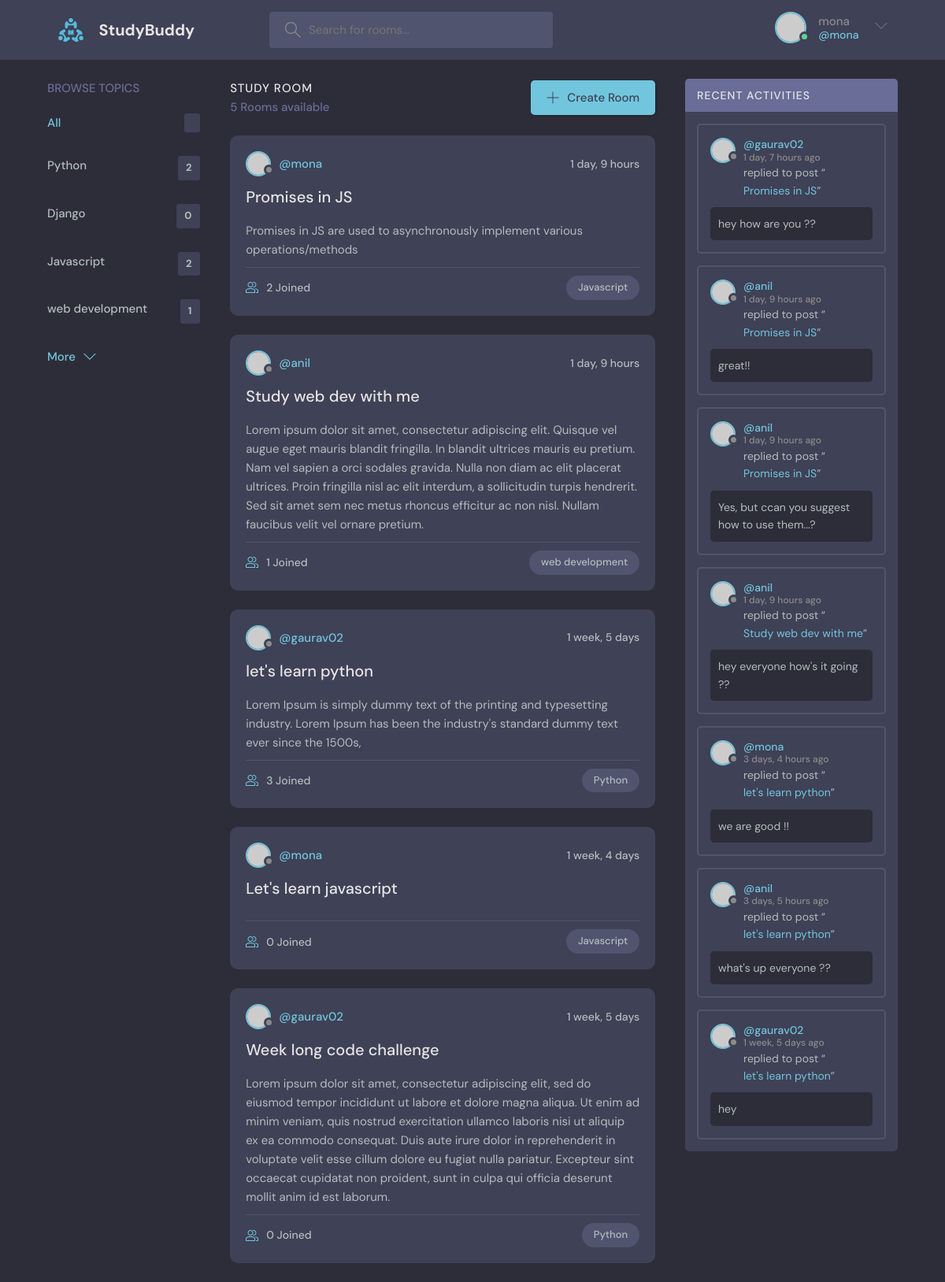
Screenshot of / (signed in) with the database file from the repository.
### projects/models.py (models this page shows, shortened)
class Topic(models.Model):
    name = models.CharField(max_length=200)

class Room(models.Model):
    host = models.ForeignKey(User, on_delete=models.SET_NULL, null=True)
    topic = models.ForeignKey(Topic, on_delete=models.SET_NULL, null=True)
    name = models.CharField(max_length=200)
    description = models.TextField(null=True, blank=True)
    participants = models.ManyToManyField(
        User, related_name='participants', blank=True)
    updated = models.DateTimeField(auto_now=True)
    created = models.DateTimeField(auto_now_add=True)
    class Meta:
        ordering = ['-updated', '-created']
    def __str__(self):
        return self.name

class Message(models.Model):
    user = models.ForeignKey(User, on_delete=models.CASCADE)
    room = models.ForeignKey(Room, on_delete=models.CASCADE)
    body = models.TextField()
    updated = models.DateTimeField(auto_now=True)
    created = models.DateTimeField(auto_now_add=True)
    def __str__(self):
        return self.body[0:50]

### projects/views.py (the view)
# urls.py: path('', views.home, name="home"),
def home(request):
    if request.GET.get('q'):
        q = request.GET.get('q')
    else:
        q = ''
    rooms = Room.objects.filter(
        Q(topic__name__icontains=q) |
        Q(name__icontains=q) |
        Q(description__icontains=q)
    )
    room_count = rooms.count()
    room_messages = Message.objects.filter(
        Q(room__topic__name__icontains=q)).order_by('-created')
    topics = Topic.objects.all()
    context = {'rooms': rooms, 'topics': topics,
               'room_count': room_count, 'room_messages': room_messages}
    return render(request, 'projects/home.html', context)

### projects/templates/projects/home.html (shortened to what this page needs)
{% extends 'main.html' %}
{% block content %}
<main class="layout layout--3">
    <div class="container">
        {% include 'projects/topic_components.html' %}
        <div class="roomList">
            <div class="roomList__header">
                <div>
                    <h2>Study Room</h2>
                    <p>{{room_count}} Rooms available</p>
                </div>
                <a class="btn btn--main" href="{%url 'create-room' %}">
                    <svg version="1.1" xmlns="http://www.w3.org/2000/svg" width="32" height="32" viewBox="0 0 32 32">
                        <title>add</title>
                        <path
                            d="M16.943 0.943h-1.885v14.115h-14.115v1.885h14.115v14.115h1.885v-14.115h14.115v-1.885h-14.115v-14.115z">
                        </path>
                    </svg>
                    Create Room
                </a>
            </div>
            {% include 'projects/feed_component.html' %}
        </div>
        {% include 'projects/activity_component.html' %}
    </div>
</main>
{% endblock %}

### Templates/navbar.html (shortened to what this page needs)
{% load static %}
<header class="header header--loggedIn">
    <div class="container">
        <a href="{% url 'home' %}" class="header__logo">
            <img src="{% static 'images/logo.svg' %}" />
            <h1>StudyBuddy</h1>
        </a>
        <form class="header__search" method="POST" action='{% url "home" %}'>
            <label>
                <input name="q" placeholder="Search for rooms..." />
            </label>
        </form>
        <nav class="header__menu">
            {% if request.user.is_authenticated %}
            <div class="header__user">
                <a href="profile.html">
                    <div class="avatar avatar--medium active">
                        <img src="https://randomuser.me/api/portraits/men/37.jpg" />
                    </div>
                    <p>{{request.user.username}}<span>@{{request.user.username}}</span></p>
                </a>
                <button class="dropdown-button">
                    <svg version="1.1" xmlns="http://www.w3.org/2000/svg" width="32" height="32" viewBox="0 0 32 32">
                        <title>chevron-down</title>
                        <path d="M16 21l-13-13h-3l16 16 16-16h-3l-13 13z"></path>
                    </svg>
                </button>
            </div>
            {% else %}
            <a href="{% url 'login' %}">
                <img src="{% static 'images/avatar.svg' %}" />
                <p>Login</p>
            </a>
            {% endif %}
        </nav>
    </div>
</header>

### projects/templates/projects/topic_components.html
<div class="topics">
    <div class="topics__header">
        <h2>Browse Topics</h2>
    </div>
    <ul class="topics__list">
        <li>
            <a href="{% url 'home' %}" class="active">All <span>{{topic.count}}</span></a>
        </li>
        {% for topic in topics %}
        <li>
            <a href="{% url 'home'%}?q={{topic.name}}">{{topic.name}}<span>{{topic.room_set.all.count}}</span></a>
        </li>
        {% endfor %}
    </ul>
    <a class="btn btn--link" href="topics.html">
        More
        <svg version="1.1" xmlns="http://www.w3.org/2000/svg" width="32" height="32" viewBox="0 0 32 32">
            <title>chevron-down</title>
            <path d="M16 21l-13-13h-3l16 16 16-16h-3l-13 13z"></path>
        </svg>
    </a>
</div>

### projects/templates/projects/feed_component.html (shortened to what this page needs)
{% for room in rooms %}
<div class="roomListRoom">
    <div class="roomListRoom__header">
        <a href="{% url 'user-profile' room.host.id %}" class="roomListRoom__author">
            <div class="avatar avatar--small">
                <img src="https://randomuser.me/api/portraits/women/11.jpg" />
            </div>
            <span>@{{room.host.username}}</span>
        </a>
        <div class="roomListRoom__actions">
            <span>{{room.created|timesince}}</span>
        </div>
    </div>
    <div class="roomListRoom__content">
        <a href="{% url 'room' room.id %}">{{room.name}}</a>
        <p>{{room.description}}</p>
    </div>
    <div class="roomListRoom__meta">
        <a href="{% url 'room' room.id %}" class="roomListRoom__joined">
            {{room.participants.all.count}} Joined
        </a>
        <p class="roomListRoom__topic">{{room.topic.name}}</p>
    </div>
</div>
{% endfor %}

### projects/templates/projects/activity_component.html
<div class="activities">
    <div class="activities__header">
        <h2>Recent Activities</h2>
    </div>
    {% for message in room_messages %}
    <div class="activities__box">
        <div class="activities__boxHeader roomListRoom__header">
            <a href="{% url 'user-profile' message.user.id %}" class="roomListRoom__author">
                <div class="avatar avatar--small">
                    <img src="https://randomuser.me/api/portraits/women/11.jpg" />
                </div>
                <p>
                    @{{message.user}}
                    <span>{{message.created|timesince}} ago</span>
                </p>
            </a>
        </div>
        <div class="activities__boxContent">
            <p>replied to post “<a href="{% url 'room' message.room.id %}">{{message.room}}</a>”</p>
            <div class="activities__boxRoomContent">
                {{message}}
            </div>
        </div>
    </div>
    {% endfor %}
</div>

### rows the page displays
Topic: name "Python", room_set.all.count "2"
Topic: name "Django", room_set.all.count "0"
Topic: name "Javascript", room_set.all.count "2"
Topic: name "web development", room_set.all.count "1"
Room: host.username "mona", created "1 day, 9 hours", name "Promises in JS", description "Promises in JS are used to asynchronously implement various operations/methods", participants.all.count "2", topic.name "Javascript"
Room: host.username "anil", created "1 day, 9 hours", name "Study web dev with me", description "Lorem ipsum dolor sit amet, consectetur adipiscing elit. Quisque vel augue eget mauris blandit fringilla. In blandit ultrices mauris eu pretium. Nam vel sapien a orci sodales gravida. Nulla non diam ac elit placerat ultrices. Proin fringilla nisl ac elit interdum, a sollicitudin turpis hendrerit. Sed sit amet sem nec metus rhoncus efficitur ac non nisl. Nullam faucibus velit vel ornare pretium.", participants.all.count "1", topic.name "web development"
Room: host.username "gaurav02", created "1 week, 5 days", name "let's learn python", description "Lorem Ipsum is simply dummy text of the printing and typesetting industry. Lorem Ipsum has been the industry's standard dummy text ever since the 1500s,", participants.all.count "3", topic.name "Python"
Room: host.username "mona", created "1 week, 4 days", name "Let's learn javascript", participants.all.count "0", topic.name "Javascript"
Room: host.username "gaurav02", created "1 week, 5 days", name "Week long code challenge", description "Lorem ipsum dolor sit amet, consectetur adipiscing elit, sed do eiusmod tempor incididunt ut labore et dolore magna aliqua. Ut enim ad minim veniam, quis nostrud exercitation ullamco laboris nisi ut aliquip ex ea commodo consequat. Duis aute irure dolor in reprehenderit in voluptate velit esse cillum dolore eu fugiat nulla pariatur. Excepteur sint occaecat cupidatat non proident, sunt in culpa qui officia deserunt mollit anim id est laborum.", participants.all.count "0", topic.name "Python"
Message: user "gaurav02", created "1 day, 7 hours", room "Promises in JS", body "hey how are you ??"
Message: user "anil", created "1 day, 9 hours", room "Promises in JS", body "great!!"
Message: user "anil", created "1 day, 9 hours", room "Promises in JS", body "Yes, but ccan you suggest how to use them...?"
Message: user "anil", created "1 day, 9 hours", room "Study web dev with me", body "hey everyone how's it going ??"
Message: user "mona", created "3 days, 4 hours", room "let's learn python", body "we are good !!"
Message: user "anil", created "3 days, 5 hours", room "let's learn python", body "what's up everyone ??"
Message: user "gaurav02", created "1 week, 5 days", room "let's learn python", body "hey"

### other values shown
{{ request.user.username }} "mona"
{{ room_count }} "5"
